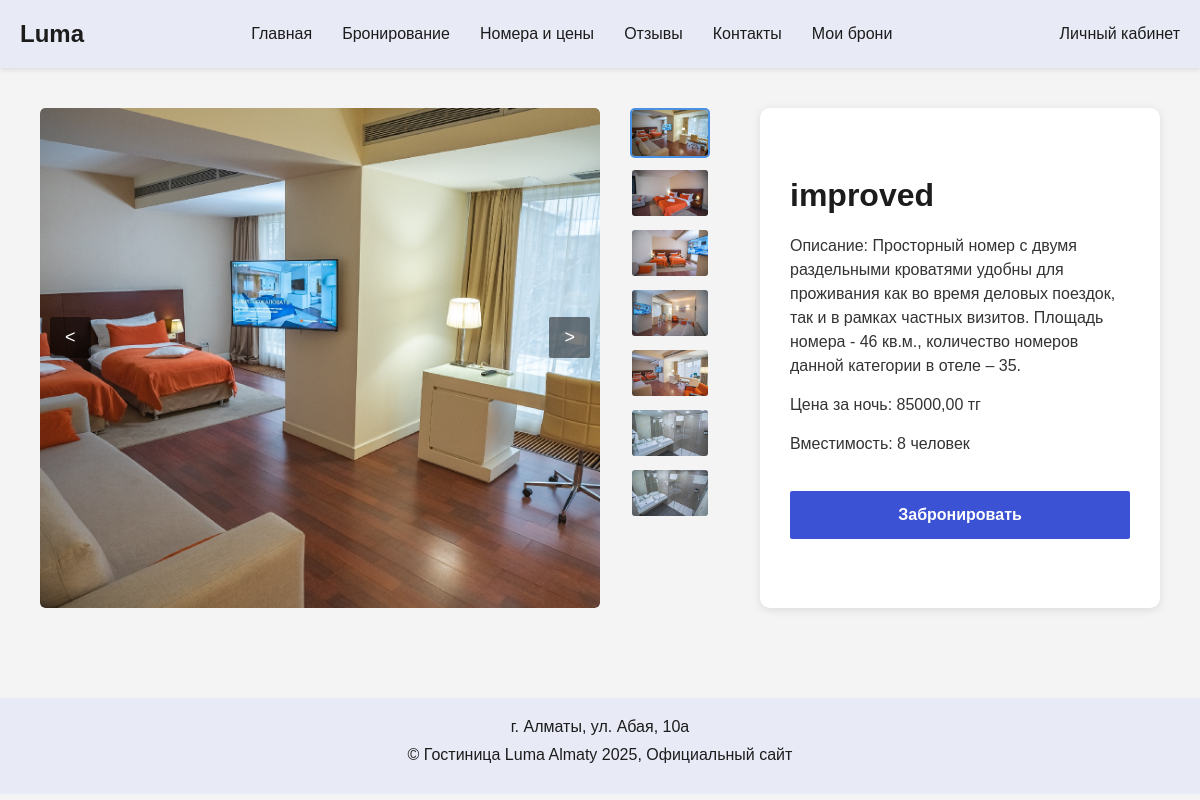
The page /room/510/ on the database its author committed.
### booking/models.py (models this page shows, shortened)
class RoomImage(models.Model):
    room = models.ForeignKey(Room, on_delete=models.CASCADE, related_name='images', verbose_name="Номер")
    image = models.ImageField(upload_to='room_images/', verbose_name="Изображение")
    caption = models.CharField(max_length=100, blank=True, verbose_name="Подпись")
    class Meta:
        verbose_name = "Изображение номера"
        verbose_name_plural = "Изображения номеров"

class Room(models.Model):
    room_number = models.CharField(max_length=10, unique=True, verbose_name="Номер комнаты")
    room_type = models.ForeignKey(RoomType, on_delete=models.CASCADE, verbose_name="Тип номера")
    price_per_night = models.DecimalField(max_digits=10, decimal_places=2, verbose_name="Цена за ночь")
    capacity = models.PositiveIntegerField(verbose_name="Вместимость")
    description = models.TextField(verbose_name="Описание")
    is_available = models.BooleanField(default=True, verbose_name="Доступен")
    image = models.ImageField(upload_to='rooms/', blank=True, null=True, verbose_name="Изображение номера")
    class Meta:
        verbose_name = "Номер"
        verbose_name_plural = "Номера"

class RoomType(models.Model):
    name = models.CharField(max_length=100, verbose_name="Название типа номера")
    description = models.TextField(verbose_name="Описание")
    base_price = models.DecimalField(max_digits=10, decimal_places=2, verbose_name="Базовая цена за ночь")
    capacity = models.PositiveIntegerField(verbose_name="Вместимость")
    image = models.ImageField(upload_to='room_types/', blank=True, null=True, verbose_name="Изображение типа номера")
    class Meta:
        verbose_name = "Тип номера"
        verbose_name_plural = "Типы номеров"

### booking/views.py (the view)
# urls.py: path('room/<int:pk>/', views.room_info_view, name='room_info'),
def room_info_view(request, pk):
    room = get_object_or_404(Room, pk=pk)
    return render(request, 'room_info.html', {'room': room})

### booking/templates/room_info.html (shortened to what this page needs)
{% load static %}
<!DOCTYPE html>
<html lang="ru">
<head>
    <link rel="stylesheet" href="{% static 'room_info.css' %}">
</head>
<body>
    <header>
        <div class="logo">Luma</div>
        <nav>
            <ul>
                <li><a href="{% url 'home' %}">Главная</a></li>
                <li><a href="{% url 'booking' %}">Бронирование</a></li>
                <li><a href="{% url 'room_list' %}">Номера и цены</a></li>
                <li><a href="{% url 'reviews' %}">Отзывы</a></li>
                <li><a href="{% url 'contact' %}">Контакты</a></li>
                <li><a href="{% url 'my_bookings' %}">Мои брони</a></li>
            </ul>
        </nav>
        <div class="user-account">Личный кабинет</div>
    </header>
    <main>
        <section class="room-info-section">
            <div class="slider-container">
                <button class="slider-btn prev"><</button>
                <div class="slider">
                    {% if room.images.all %}
                        {% for image in room.images.all %}
                            <div class="slide"><img src="{{ image.image.url }}" alt="{{ image.caption|default:'Room Image' }}"></div>
                        {% empty %}
                            <div class="slide"><img src="{{ room.room_type.image.url }}" alt="{{ room.room_type.name }}"></div>
                        {% endfor %}
                    {% else %}
                        <div class="slide"><img src="{{ room.room_type.image.url }}" alt="{{ room.room_type.name }}"></div>
                    {% endif %}
                </div>
                <button class="slider-btn next">></button>
            </div>
            <div class="thumbnails-container">
                <div class="thumbnails">
                    {% if room.images.all %}
                        {% for image in room.images.all %}
                            <img src="{{ image.image.url }}" alt="{{ image.caption|default:'Room Thumbnail' }}" class="thumbnail" data-index="{{ forloop.counter0 }}">
                        {% empty %}
                            <img src="{{ room.room_type.image.url }}" alt="{{ room.room_type.name }}" class="thumbnail" data-index="0">
                        {% endfor %}
                    {% else %}
                        <img src="{{ room.room_type.image.url }}" alt="{{ room.room_type.name }}" class="thumbnail" data-index="0">
                    {% endif %}
                </div>
            </div>
            <div class="room-info-details">
                <h2>{{ room.room_type.name }}</h2>
                <p>Описание: {{ room.description|default:"Описание отсутствует" }}</p>
                <p>Цена за ночь: {{ room.price_per_night }} тг</p>
                <p>Вместимость: {{ room.room_type.capacity }} человек</p>
                <a href="{% url 'booking' %}" class="btn">Забронировать</a>
            </div>
        </section>
    </main>
    <footer>
        <p>г. Алматы, ул. Абая, 10a</p>
        <p>© Гостиница Luma Almaty 2025, Официальный сайт</p>
    </footer>
</body>
</html>

### booking/static/room_info.css (style rules this page uses)
* { margin: 0; padding: 0; box-sizing: border-box; font-family: 'Montserrat', sans-serif; }
body { background-color: #F4F4F4; color: #1C1C1C; }
header { display: flex; align-items: center; justify-content: space-between; padding: 20px; background-color: #E8EAF6; box-shadow: 0 2px 5px rgba(0,0,0,0.1); }
.logo { font-size: 24px; font-weight: bold; color: #1C1C1C; }
nav ul { list-style: none; display: flex; gap: 30px; margin: 0; padding: 0; }
nav ul li a { text-decoration: none; color: #1C1C1C; font-weight: 500; transition: all 0.3s ease-in-out; }
.user-account { font-weight: 500; color: #1C1C1C; cursor: pointer; transition: all 0.3s ease-in-out; }
.room-info-section { display: flex; flex-direction: row; gap: 30px; padding: 40px; max-width: 1200px; margin: 0 auto; }
.slider-container { flex: 2; position: relative; overflow: hidden; border-radius: 5px; }
.slider { display: flex; transition: transform 0.5s ease; }
.slide { min-width: 100%; height: 500px; position: relative; }
.slide img { width: 100%; height: 100%; object-fit: cover; border-radius: 5px; }
.slider-btn { position: absolute; top: 50%; transform: translateY(-100%); background-color: rgba(0, 0, 0, 0.5); color: #fff; border: none; padding: 10px 15px; cursor: pointer; font-size: 18px; z-index: 10; border-radius: 2px; transition: background-color 0.3s ease; }
.slider-btn.prev { left: 10px; }
.slider-btn.next { right: 10px; }
.thumbnails-container { flex: 0 0 100px; display: flex; flex-direction: column; gap: 10px; max-height: 500px; overflow-y: auto; }
.thumbnails { display: flex; flex-direction: column; gap: 10px; }
.thumbnail { width: 80px; height: 50px; object-fit: cover; border: 2px solid transparent; border-radius: 5px; cursor: pointer; transition: border 0.3s ease; }
.thumbnail.active { border: 2px solid #4A90E2; }
.room-info-details { flex: 1; background-color: #fff; padding: 30px; border-radius: 10px; box-shadow: 0 2px 10px rgba(0,0,0,0.1); display: flex; flex-direction: column; justify-content: center; text-align: left; height: 500px; min-width: 400px; }
.room-info-details h2 { font-size: 2em; font-weight: 700; margin-bottom: 20px; color: #1C1C1C; }
.room-info-details p { font-size: 16px; margin-bottom: 15px; color: #333; line-height: 1.5; }
.btn { background-color: #3C52D5; color: #fff; padding: 12px 25px; border: 3px solid #3C52D5; border-radius: 2px; font-size: 16px; font-weight: 700; text-decoration: none; display: inline-block; transition: all 0.3s ease-in-out; text-align: center; margin-top: 20px; }
footer { padding: 20px; text-align: center; background-color: #E8EAF6; margin-top: 50px; }
footer p { margin-bottom: 10px; color: #1C1C1C; }

### rows shown on the page
RoomImage: image (picture)
RoomImage: image (picture)
RoomImage: image (picture)
RoomImage: image (picture)
RoomImage: image (picture)
RoomImage: image (picture)
RoomImage: image (picture)
Room: room_type.name "improved", description "Просторный номер с двумя раздельными кроватями удобны для проживания как во время деловых поездок, так и в рамках частных визитов. Площадь номера - 46 кв.м., количество номеров данной категории в отеле – 35.", price_per_night "85000,00", room_type.capacity "8"
